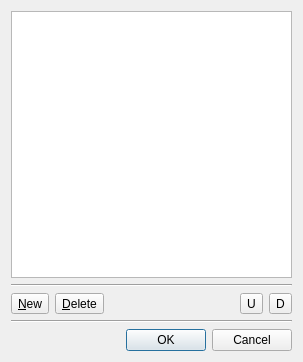
<?xml version="1.0" encoding="UTF-8"?>
<ui version="4.0">
 <class>StringListDialog</class>
 <widget class="QDialog" name="StringListDialog">
  <property name="geometry">
   <rect>
    <x>0</x>
    <y>0</y>
    <width>303</width>
    <height>362</height>
   </rect>
  </property>
  <property name="windowTitle">
   <string>List</string>
  </property>
  <layout class="QVBoxLayout" name="verticalLayout">
   <item>
    <widget class="QListWidget" name="listWidget">
     <property name="enabled">
      <bool>true</bool>
     </property>
     <property name="toolTip">
      <string>Items List</string>
     </property>
    </widget>
   </item>
   <item>
    <widget class="Line" name="line">
     <property name="orientation">
      <enum>Qt::Horizontal</enum>
     </property>
    </widget>
   </item>
   <item>
    <layout class="QHBoxLayout" name="buttonsLayout">
     <item>
      <widget class="QToolButton" name="newListItemButton">
       <property name="toolTip">
        <string>New Item</string>
       </property>
       <property name="text">
        <string>&amp;New</string>
       </property>
      </widget>
     </item>
     <item>
      <widget class="QToolButton" name="deleteListItemButton">
       <property name="toolTip">
        <string>Delete Item</string>
       </property>
       <property name="text">
        <string>&amp;Delete</string>
       </property>
      </widget>
     </item>
     <item>
      <spacer>
       <property name="orientation">
        <enum>Qt::Horizontal</enum>
       </property>
       <property name="sizeHint" stdset="0">
        <size>
         <width>16</width>
         <height>10</height>
        </size>
       </property>
      </spacer>
     </item>
     <item>
      <widget class="QToolButton" name="moveListItemUpButton">
       <property name="toolTip">
        <string>Move Item Up</string>
       </property>
       <property name="text">
        <string>U</string>
       </property>
      </widget>
     </item>
     <item>
      <widget class="QToolButton" name="moveListItemDownButton">
       <property name="toolTip">
        <string>Move Item Down</string>
       </property>
       <property name="text">
        <string>D</string>
       </property>
      </widget>
     </item>
    </layout>
   </item>
   <item>
    <widget class="Line" name="line_2">
     <property name="orientation">
      <enum>Qt::Horizontal</enum>
     </property>
    </widget>
   </item>
   <item>
    <widget class="QDialogButtonBox" name="buttonBox">
     <property name="orientation">
      <enum>Qt::Horizontal</enum>
     </property>
     <property name="standardButtons">
      <set>QDialogButtonBox::Cancel|QDialogButtonBox::Ok</set>
     </property>
    </widget>
   </item>
  </layout>
 </widget>
 <resources/>
 <connections>
  <connection>
   <sender>buttonBox</sender>
   <signal>accepted()</signal>
   <receiver>StringListDialog</receiver>
   <slot>accept()</slot>
   <hints>
    <hint type="sourcelabel">
     <x>248</x>
     <y>254</y>
    </hint>
    <hint type="destinationlabel">
     <x>157</x>
     <y>274</y>
    </hint>
   </hints>
  </connection>
  <connection>
   <sender>buttonBox</sender>
   <signal>rejected()</signal>
   <receiver>StringListDialog</receiver>
   <slot>reject()</slot>
   <hints>
    <hint type="sourcelabel">
     <x>316</x>
     <y>260</y>
    </hint>
    <hint type="destinationlabel">
     <x>286</x>
     <y>274</y>
    </hint>
   </hints>
  </connection>
 </connections>
</ui>
